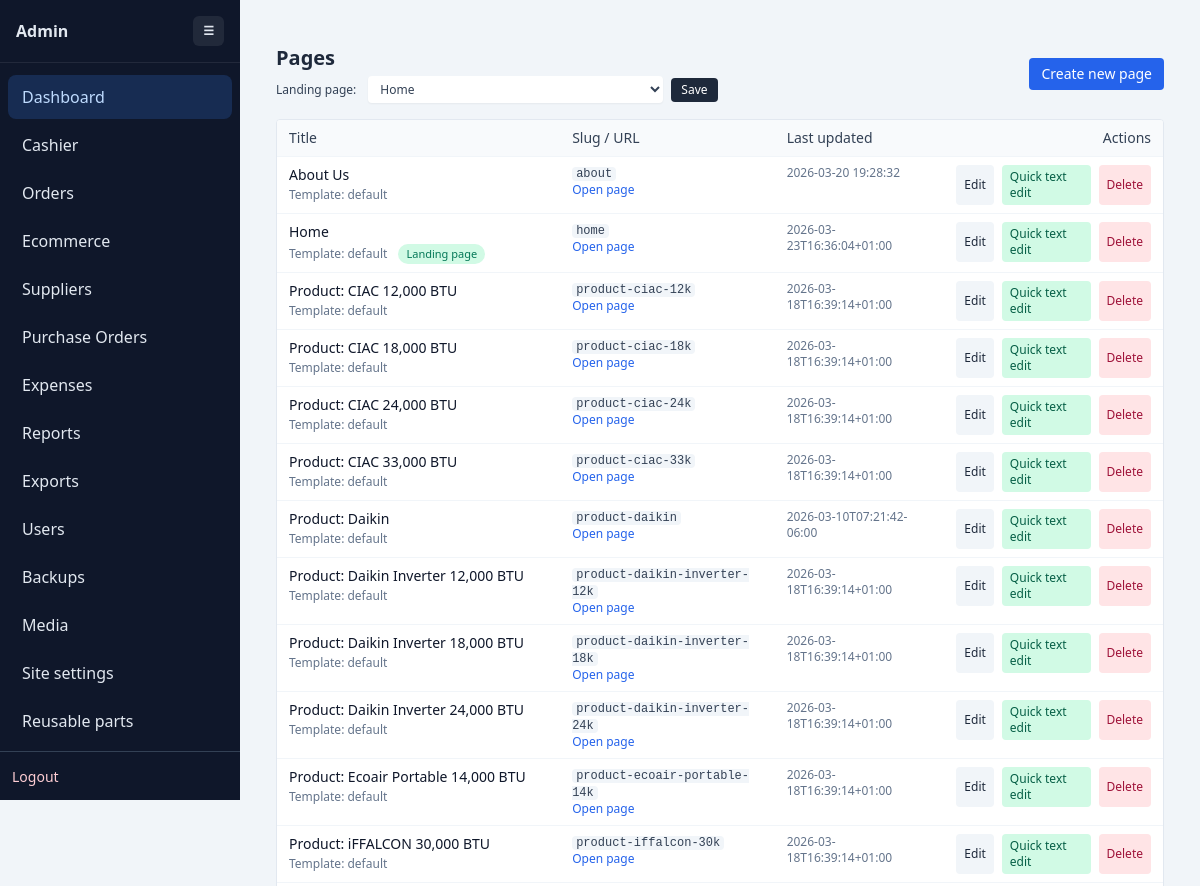
Before: /admin.php (signed in, upper part) with the older database file.
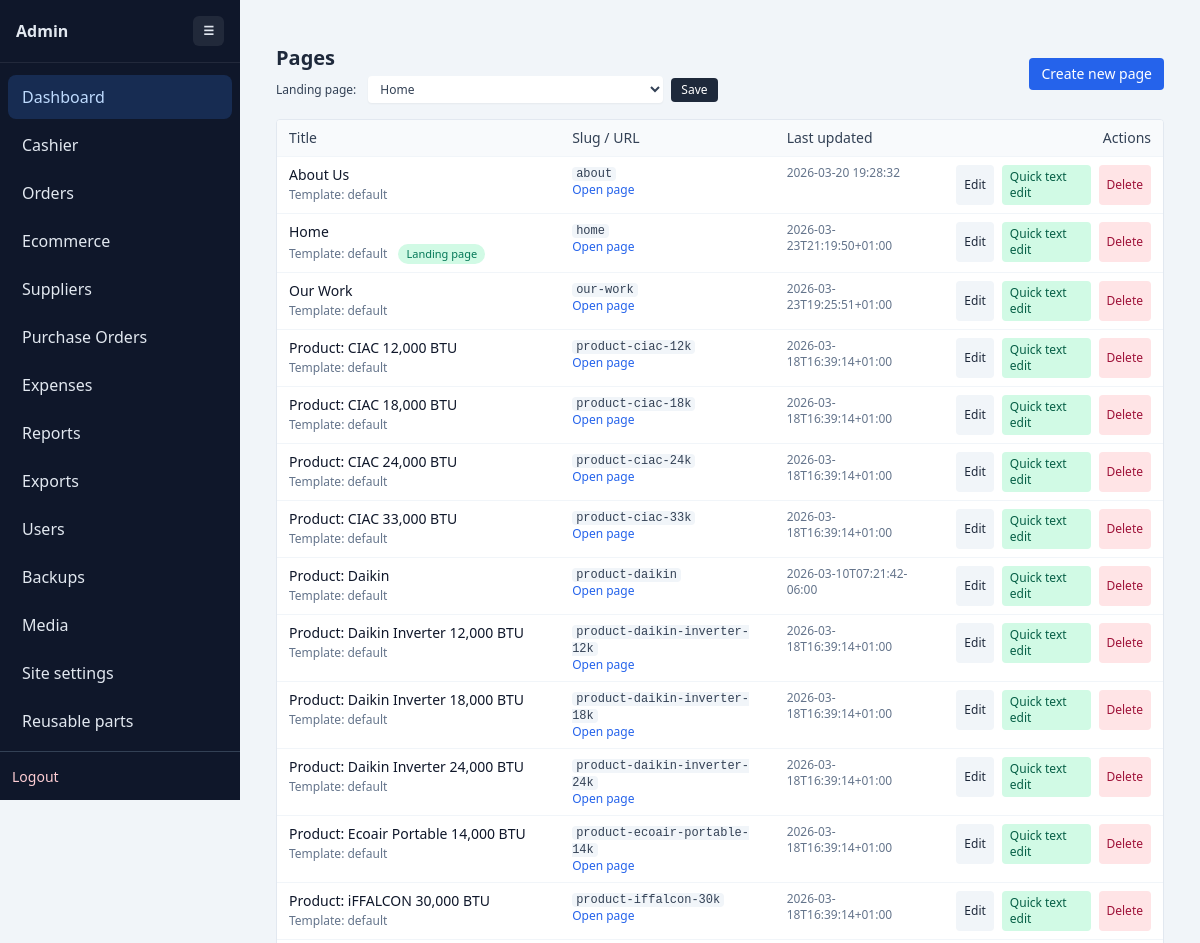
After: the same page with the newer database file.
### tables this page shows
CREATE TABLE pages (
        id TEXT PRIMARY KEY,
        title TEXT NOT NULL,
        slug TEXT NOT NULL UNIQUE,
        content TEXT NOT NULL,
        updated_at TEXT,
        template TEXT NOT NULL DEFAULT "default"
    , page_css TEXT, full_width INTEGER NOT NULL DEFAULT 0, show_title INTEGER NOT NULL DEFAULT 1, show_meta INTEGER NOT NULL DEFAULT 1);

### config.php (called while the page is built, shortened)
<?php
function get_db(): PDO
{
    static $db = null;
    if ($db instanceof PDO) {
        return $db;
    }
    try {
        $db = new PDO('sqlite:' . DB_FILE);
        $db->setAttribute(PDO::ATTR_ERRMODE, PDO::ERRMODE_EXCEPTION);
        $db->setAttribute(PDO::ATTR_DEFAULT_FETCH_MODE, PDO::FETCH_ASSOC);
    } catch (PDOException $e) {
        die('Database connection failed: ' . htmlspecialchars($e->getMessage(), ENT_QUOTES, 'UTF-8'));
    }
    return $db;
}
function load_pages(): array
{
    $db = get_db();
    $stmt = $db->query('SELECT id, title, slug, content, updated_at, template, page_css, full_width, show_title, show_meta FROM pages ORDER BY title COLLATE NOCASE');
    $rows = $stmt->fetchAll();
    if (is_array($rows) && count($rows) > 0) {
        return $rows;
    }
    return [];
}
function get_setting(string $name, ?string $default = null): ?string
{
    $db = get_db();
    $stmt = $db->prepare('SELECT value FROM settings WHERE name = :name LIMIT 1');
    $stmt->execute([':name' => $name]);
    $row = $stmt->fetch(PDO::FETCH_ASSOC);
    if ($row && array_key_exists('value', $row)) {
        return $row['value'];
    }
    return $default;
}

### admin.php (the view, shortened to what the changed rows need)
<?php
require __DIR__ . '/admin_nav.php';
$pages = load_pages();
$home_page_id = get_setting('home_page_id');
$action = $_GET['action'] ?? 'list';
?>
<!DOCTYPE html>
<html lang="en">
<head>
    <script src="https://cdn.tailwindcss.com"></script>
</head>
<body class="bg-slate-100 min-h-screen">
<?php render_admin_sidebar('dashboard'); ?>
<main class="w-full mx-auto px-4 py-6 max-w-none">
    <?php if ($action === 'list'): ?>
        <div class="flex flex-col gap-2 mb-4 sm:flex-row sm:items-center sm:justify-between">
            <div>
                <h2 class="text-xl font-semibold text-slate-800">Pages</h2>
            </div>
        </div>
        <?php if (empty($pages)): ?>
            <p class="text-slate-600 bg-white border rounded px-4 py-3">No pages yet. <a href="admin.php?action=edit" class="text-blue-600 underline">Create your first page</a>.</p>
        <?php else: ?>
            <div class="overflow-hidden rounded border border-slate-200 bg-white">
            <table class="min-w-full text-sm">
                <thead>
                <tr class="bg-slate-50 text-left text-slate-700">
                    <th class="px-3 py-2 font-medium">Title</th>
                    <th class="px-3 py-2 font-medium">Slug / URL</th>
                    <th class="px-3 py-2 font-medium">Last updated</th>
                    <th class="px-3 py-2 font-medium text-right">Actions</th>
                </tr>
                </thead>
                <tbody>
                <?php foreach ($pages as $page): ?>
                    <tr class="border-t border-slate-100">
                        <td class="px-3 py-2 align-top">
                            <div class="font-medium text-slate-900"><?php echo htmlspecialchars($page['title'], ENT_QUOTES, 'UTF-8'); ?></div>
                            <div class="mt-0.5 text-xs text-slate-500">
                                Template: <?php echo htmlspecialchars($page['template'] ?? 'default', ENT_QUOTES, 'UTF-8'); ?>
                                <?php if ($home_page_id === $page['id']): ?>
                                    <span class="ml-2 inline-flex items-center rounded-full bg-emerald-100 px-2 py-0.5 text-[11px] font-medium text-emerald-700">Landing page</span>
                                <?php endif; ?>
                            </div>
                        </td>
                        <td class="px-3 py-2 align-top text-xs text-slate-700">
                            <div><code class="bg-slate-100 px-1 rounded"><?php echo htmlspecialchars($page['slug'], ENT_QUOTES, 'UTF-8'); ?></code></div>
                            <a class="text-blue-600 hover:underline" href="<?php echo htmlspecialchars($page['slug'], ENT_QUOTES, 'UTF-8'); ?>" target="_blank">Open page</a>
                        </td>
                        <td class="px-3 py-2 align-top text-xs text-slate-500"><?php echo htmlspecialchars($page['updated_at'] ?? '', ENT_QUOTES, 'UTF-8'); ?></td>
                        <td class="px-3 py-2 align-top">
                            <div class="flex justify-end gap-2 text-xs">
                                <a class="inline-flex items-center px-2 py-1 rounded bg-slate-100 hover:bg-slate-200 text-slate-800" href="admin.php?action=edit&id=<?php echo urlencode($page['id']); ?>">Edit</a>
                                <a class="inline-flex items-center px-2 py-1 rounded bg-emerald-100 hover:bg-emerald-200 text-emerald-800" href="element_editor.php?id=<?php echo urlencode($page['id']); ?>">Quick text edit</a>
                                <a class="inline-flex items-center px-2 py-1 rounded bg-rose-100 hover:bg-rose-200 text-rose-800" href="admin.php?action=delete&id=<?php echo urlencode($page['id']); ?>"
                                   onclick="return confirm('Delete this page?');">Delete</a>
                            </div>
                        </td>
                    </tr>
                <?php endforeach; ?>
                </tbody>
            </table>
            </div>
        <?php endif; ?>
    <?php endif; ?>
</main>
<?php render_admin_sidebar_close(); ?>
</body>
</html>

### admin_nav.php (shortened to what the changed rows need)
<?php
function admin_nav_items(): array
{
    return [
        ['label' => 'Dashboard', 'url' => 'admin.php', 'key' => 'dashboard'],
        ['label' => 'Cashier', 'url' => 'pos.php', 'key' => 'pos'],
        ['label' => 'Orders', 'url' => 'orders.php', 'key' => 'orders'],
        ['label' => 'Ecommerce', 'url' => 'ecommerce.php', 'key' => 'ecommerce'],
        ['label' => 'Suppliers', 'url' => 'suppliers.php', 'key' => 'suppliers'],
        ['label' => 'Purchase Orders', 'url' => 'purchase_orders.php', 'key' => 'purchase_orders'],
        ['label' => 'Expenses', 'url' => 'expenses.php', 'key' => 'expenses'],
        ['label' => 'Reports', 'url' => 'reports.php', 'key' => 'reports'],
        ['label' => 'Exports', 'url' => 'exports.php', 'key' => 'exports'],
        ['label' => 'Users', 'url' => 'users.php', 'key' => 'users'],
        ['label' => 'Backups', 'url' => 'backup.php', 'key' => 'backups'],
        ['label' => 'Media', 'url' => 'media.php', 'key' => 'media'],
        ['label' => 'Site settings', 'url' => 'site_settings.php', 'key' => 'settings'],
        ['label' => 'Reusable parts', 'url' => 'parts.php', 'key' => 'parts'],
        ['label' => 'Code snippets', 'url' => 'snippets.php', 'key' => 'snippets'],
        ['label' => 'Shop', 'url' => 'shop.php', 'key' => 'shop'],
    ];
}
function render_admin_sidebar(string $activeKey): void
{
    $items = admin_nav_items();
    ?>
    <div class="admin-shell">
        <aside class="admin-sidebar" id="admin-sidebar">
            <nav class="flex-1 overflow-y-auto py-2">
                <?php foreach ($items as $item): ?>
                    <a href="<?php echo htmlspecialchars($item['url'], ENT_QUOTES, 'UTF-8'); ?>" class="<?php echo $activeKey === $item['key'] ? 'active' : ''; ?>">
                        <span class="label"><?php echo htmlspecialchars($item['label'], ENT_QUOTES, 'UTF-8'); ?></span>
                    </a>
                <?php endforeach; ?>
            </nav>
        </aside>
        <div class="admin-main">
    <?php
}
function render_admin_sidebar_close(): void
{
    echo '</div></div>';
}

Changed rows visible on the page:
changed pages "Home": updated_at "2026-03-23T16:36:04+01:00" → "2026-03-23T21:19:50+01:00"
added pages: title "Our Work", template "default", slug "our-work", updated_at "2026-03-23T19:25:51+01:00"
